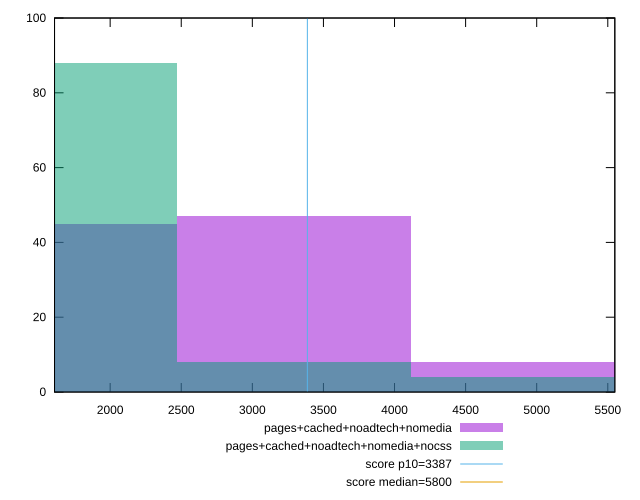

Generate this figure with gnuplot:
reset

$pagesCachedNoadtechNomedia <<EOF
4942.574104849462 8
3295.049403232975 47
1647.5247016164874 45
EOF

$pagesCachedNoadtechNomediaNocss <<EOF
3295.049403232975 8
1647.5247016164874 88
4942.574104849462 4
EOF

set key outside below
set boxwidth 1647.5247016164874
set xrange [1608.796:5549.443845989315]
set yrange [0:100]
set trange [0:100]
set style fill transparent solid 0.5 noborder

set parametric
set terminal svg size 640, 500 enhanced background rgb 'white'
set output "report_00013_2021-02-09T12-04-24.940Z/speed-index/comparison/histogram/3_vs_4.svg"

plot $pagesCachedNoadtechNomedia title "pages+cached+noadtech+nomedia" with boxes, \
     $pagesCachedNoadtechNomediaNocss title "pages+cached+noadtech+nomedia+nocss" with boxes, \
     3387,t title "score p10=3387", \
     5800,t title "score median=5800"

reset
